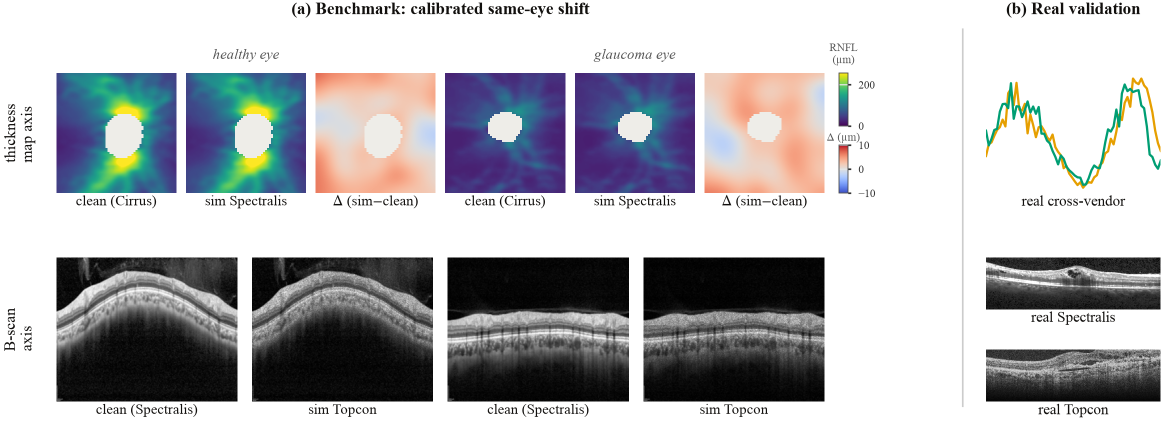
#> input picture papers/oct-formatshift-vlm4rwd/figures/fig1_overview.png, 2327 x 841 px (shown at 1/2 size)
$ python -i build_paper_submission_figures.py   (imports and definitions only)
#> lines starting #> are read from the running program, lines starting #| are printed output that depends on the picture
#> further down, picture is the input picture: PIL image 2327x841 RGBA; mean R, G, B, A 179.4, 180, 183, 255
#!/usr/bin/env python
"""Submission-grade figures for the OCT-FormatShift / VLM4RWD paper (papers/oct-formatshift-vlm4rwd/figures/).

A brave editorial redesign of the report figures — NOT a restyle. Reads the committed panels (no re-scoring, no
model calls) and renders a small, curated, colorblind-safe set with NO in-figure titles (the LaTeX caption carries
them), grayscale-legible (colour + marker/hatch), column-width, vector PDF:

  Fig 1  overview     — the two device representations of one eye, clean vs the calibrated same-eye shift, for a
                        clear healthy and a clear glaucomatous eye, beside the real external rung (the setup figure).
  Fig 2  landscape    — every reader on AUC x (decision-flip, ECE), both axes, coloured by class: FMs trustworthy,
                        VLMs weak+overconfident on the raw B-scan, small open/specialist at chance.
  Fig 3  mechanism    — F3, 2x3 (row per axis): decision-flip tracks the score-distribution slide (not ΔAUC) on the
                        B-scan axis and pushes negatives across the fixed threshold (over-referral); the map axis
                        stays clustered near zero (stable).
  appendix figA3      — reliability diagram (VLM vs FM confidence-accuracy).
  appendix figA5      — subgroup-robustness forest (decision-flip by severity/demographics, 95% CIs; C4).
  appendix A1/A2      — map-shift calibration (Bland-Altman/sector-LoA/dose); real per-vendor RETOUCH speckle + TSNIT.
  appendix figA4      — the grounding slope plot (B-scan -> thickness-map jump; demoted from the main text).

    .venv/bin/python scripts/build_paper_submission_figures.py
"""

from __future__ import annotations

import json
import sys
from pathlib import Path

import numpy as np
import matplotlib

# [1 line not run here, left out]
import matplotlib.pyplot as plt
from matplotlib.lines import Line2D

ROOT = Path(__file__).resolve().parent.parent
sys.path.insert(0, str(ROOT / "scripts"))
sys.path.insert(0, str(ROOT / "src"))
import build_oct_format_artifact as A  # noqa: E402  (classification/label helpers + loaders/transforms)
from paper_naming import disp  # noqa: E402  (canonical reader display names, shared with the tables)
from glaucoma_triage.config import data_dir  # noqa: E402
# [1 line that did not run here, left out]

FIGDIR = ROOT / "papers" / "oct-formatshift-vlm4rwd" / "figures"
REPORTS = ROOT / "reports"

# ── Okabe–Ito colorblind-safe palette (+ neutral grey) ────────────────────────────────────────────────
OI = dict(black="#000000", orange="#E69F00", skyblue="#56B4E9", green="#009E73",
          yellow="#F0E442", blue="#0072B2", vermillion="#D55E00", purple="#CC79A7", grey="#8a8a8a")

# reader class -> (colour, marker, label). Grayscale-legible via distinct markers as well as hue.
CLASS = {
    "fm":       (OI["blue"],      "o", "OCT/generic FM"),
    "cnn":      (OI["skyblue"],   "s", "ImageNet CNN"),
    "scratch":  (OI["green"],     "D", "98k CNN (from scratch)"),
    "floor":    (OI["grey"],      "x", "linear floor / oracle"),
    "vlm_closed": (OI["vermillion"], "^", "closed frontier VLM"),
    "vlm_open":   (OI["orange"],     "v", "open-weights VLM"),
    "vlm_spec":   (OI["purple"],     "P", "medical-specialist VLM"),
}

# [9 lines not run here, left out]


# [117 lines left out: functions _classify, _save, _load, fig1_overview, _real_tsnit, not called in this run]


def _norm_bscan(im, gamma=1.0, blur=0.0):
    """Percentile-window a B-scan to a common brightness, with optional mild gamma + blur (display only)."""
#> called with gamma = 1, blur = 0
    from PIL import Image, ImageFilter
    pil = im.convert("L") if hasattr(im, "convert") else Image.fromarray(np.asarray(im, np.uint8)).convert("L")
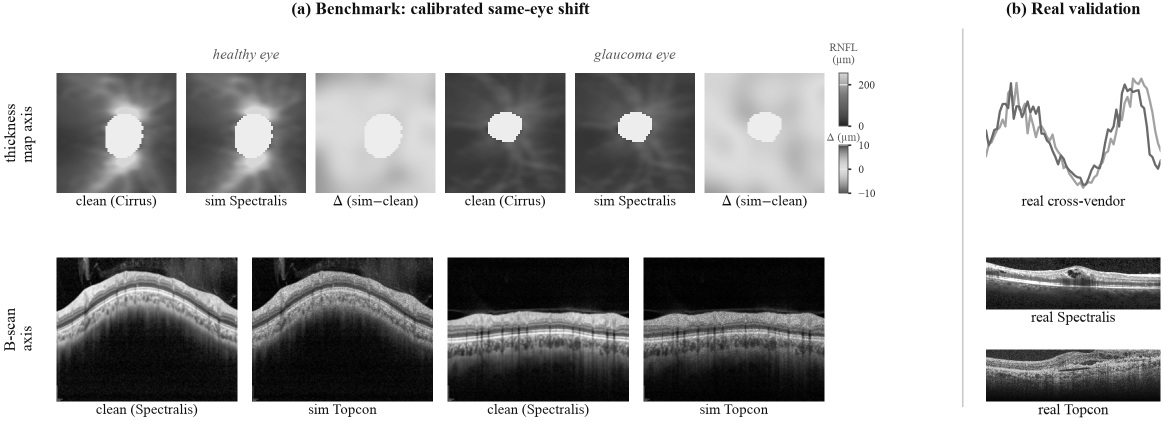
#> pil: PIL image 2327x841 L (shown at 1/2 size); min 0, max 255, mean 180.2
    if blur:
        pil = pil.filter(ImageFilter.GaussianBlur(blur))
    a = np.asarray(pil, np.float32)
    lo, hi = np.percentile(a, 2), np.percentile(a, 98)
#> lo = 4; hi = 255
    a = np.clip((a - lo) / (hi - lo + 1e-6), 0, 1)
    return a ** gamma


# [58 lines left out: functions _cands, _band_profile, _crop_aspect, _prep_real, _real_bscan_pair, not called in this run]


# ── helpers for the metric-forward main figures ───────────────────────────────────────────────────────
def _lvl(rec):
    """per-arm record from a panel value (per_level 1.0) or a device headline_board entry."""
    return rec["per_level"]["1.0"] if isinstance(rec, dict) and "per_level" in rec else rec


def _present_legend(classes):
    return [Line2D([0], [0], marker=CLASS[c][1], color="w", mfc=CLASS[c][0], mec="white", ms=6, label=CLASS[c][2])
            for c in CLASS if c in classes]


# ── Fig 2 (HERO) — reliability landscape: decision-stability (flip) + calibration (ECE) vs AUC, both axes ─
# [79 lines left out: functions fig2_stability, figA4_grounding, not called in this run]


# ── Fig 3 (main) — F3 mechanism: flip is set by the coherent score-distribution SLIDE, not by ΔAUC ─────
_CLS_STYLE = {"OCT FM": (OI["blue"], "o"), "generic FM": (OI["blue"], "o"), "ImageNet CNN": (OI["skyblue"], "s"),
              "from-scratch CNN": (OI["green"], "D"), "frontier VLM": (OI["vermillion"], "^"),
              "open VLM": (OI["orange"], "v"), "specialist VLM": (OI["purple"], "P"), "other": (OI["grey"], "x")}


# [240 lines left out: functions fig3_mechanism, _reliability_probs, figA3_reliability, _a1_bland, _a1_sector, _a1_dose and 1 more, not called in this run]


# ── Appendix — subgroup robustness (C4): decision-flip by stratum, aggregated by reader CLASS (as in Fig 2/3) ──
_A5_CLASSES = ["OCT/generic FM", "ImageNet CNN", "from-scratch CNN", "frontier VLM"]


# [107 lines left out: functions _a5_cls, figA5_subgroups, _clean_stale, main, not called in this run]


# [2 lines not run here, left out]

>>> from PIL import Image
>>> picture = Image.open('../papers/oct-formatshift-vlm4rwd/figures/fig1_overview.png')
>>> result = _norm_bscan(picture)
